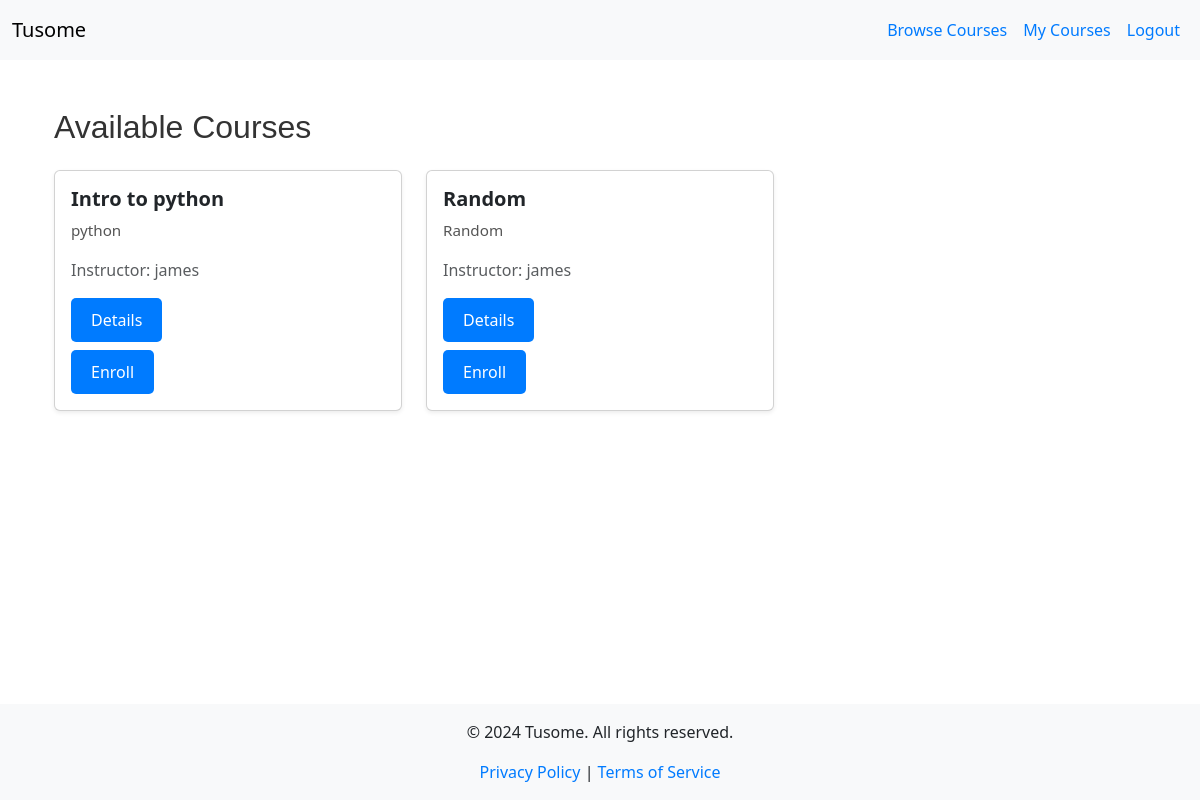
Page /browse_courses (signed in) on the committed database.
### models.py (models this page shows, shortened)
class Course(db.Model):
    id = db.Column(db.Integer, primary_key=True)
    title = db.Column(db.String(200), nullable=False)
    description = db.Column(db.Text, nullable=False)
    is_featured = db.Column(db.Boolean, default=False)
    instructor_id = db.Column(db.Integer, db.ForeignKey('instructor.id'), nullable=False)
    instructor = db.relationship('Instructor', back_populates='courses')
    lessons = db.relationship('Lesson', back_populates='course', lazy=True)
    quizzes = db.relationship('Quiz', back_populates='course', lazy=True)
    materials = db.relationship('CourseMaterial', back_populates='course', lazy=True)
    enrollments = db.relationship('Enrollment', back_populates='course', lazy=True)
    submissions = db.relationship('Submission', back_populates='course', lazy=True)

class User(UserMixin, db.Model):
    id = db.Column(db.Integer, primary_key=True)
    username = db.Column(db.String(150), unique=True, nullable=False)
    password = db.Column(db.String(150), nullable=False)
    role = db.Column(db.Enum(RoleEnum), nullable=False)  # Using Enum for roles
    instructor = db.relationship('Instructor', back_populates='user', uselist=False)
    student = db.relationship('Student', back_populates='user', uselist=False)

### app.py (the view)
@app.route('/browse_courses')
@role_required(RoleEnum.STUDENT)
def browse_courses():
    enrolled_course_ids = [enrollment.course_id for enrollment in current_user.student.enrollments]
    available_courses = Course.query.filter(~Course.id.in_(enrolled_course_ids)).all()
    form = EnrollCourseForm()
    return render_template('browse_courses.html', courses=available_courses, form=form)

### app.py (called while the page is built)
@app.context_processor
def inject_current_year():
    return {'current_year': datetime.utcnow().year}

@login_manager.user_loader
def load_user(user_id):
    return User.query.get(int(user_id))

@app.context_processor
def inject_roleenum():
    return dict(RoleEnum=RoleEnum)

def role_required(role):
    def decorator(f):
        @wraps(f)
        @login_required  # Ensure the user is logged in
        def decorated_function(*args, **kwargs):
            if current_user.role != role:
                flash('Access denied.', 'danger')
                return redirect(url_for('index'))
            return f(*args, **kwargs)
        return decorated_function
    return decorator

### templates/browse_courses.html (shortened to what this page needs)
{% extends "base.html" %}
{% block content %}
  <div class="container">
    <h2 class="my-4">Available Courses</h2>
    {% if courses %}
      <div class="row">
        {% for course in courses %}
          <div class="col-md-4 mb-4">
            <div class="card h-100 shadow-sm">
              <div class="card-body d-flex flex-column">
                <h5 class="card-title">{{ course.title }}</h5>
                <p class="card-text">
                  {{ course.description[:150] }}{% if course.description|length > 150 %}...{% endif %}
                </p>
                <p class="text-muted">Instructor: {{ course.instructor.user.username }}</p>
                <div class="mt-auto">
                  <a href="{{ url_for('course_details', course_id=course.id) }}" class="btn btn-primary mb-2">Details</a>
                  <form action="{{ url_for('enroll', course_id=course.id) }}" method="POST">
                    <button type="submit" class="btn btn-success" onclick="return confirm('Are you sure you want to enroll in this course?');">Enroll</button>
                  </form>
                </div>
              </div>
            </div>
          </div>
        {% endfor %}
      </div>
    {% else %}
      <p class="text-muted">No available courses to enroll.</p>
    {% endif %}
  </div>
{% endblock %}

### static/css/style.css (style rules this page uses)
.btn { padding: 10px 20px; border: none; border-radius: 5px; color: white; background-color: #007BFF; text-decoration: none; display: inline-block; transition: background-color 0.3s; }
h1, h2, h3 { color: #333; font-family: 'Arial', sans-serif; }
a { color: #007BFF; text-decoration: none; }
.card-title { font-size: 1.25rem; font-weight: bold; }
.card-text { font-size: 0.95rem; color: #555; }
.btn-primary { background-color: #007BFF; border-color: #007BFF; }
html, body { height: 100%; margin: 0; }
body { display: flex; flex-direction: column; }

### templates/base.html (style rules this page uses)
html, body { height: 100%; margin: 0; }
body { display: flex; flex-direction: column; }

### rows in the picture
Course: title "Intro to python", description "python", instructor.user.username "james"
Course: title "Random", description "Random", instructor.user.username "james"
